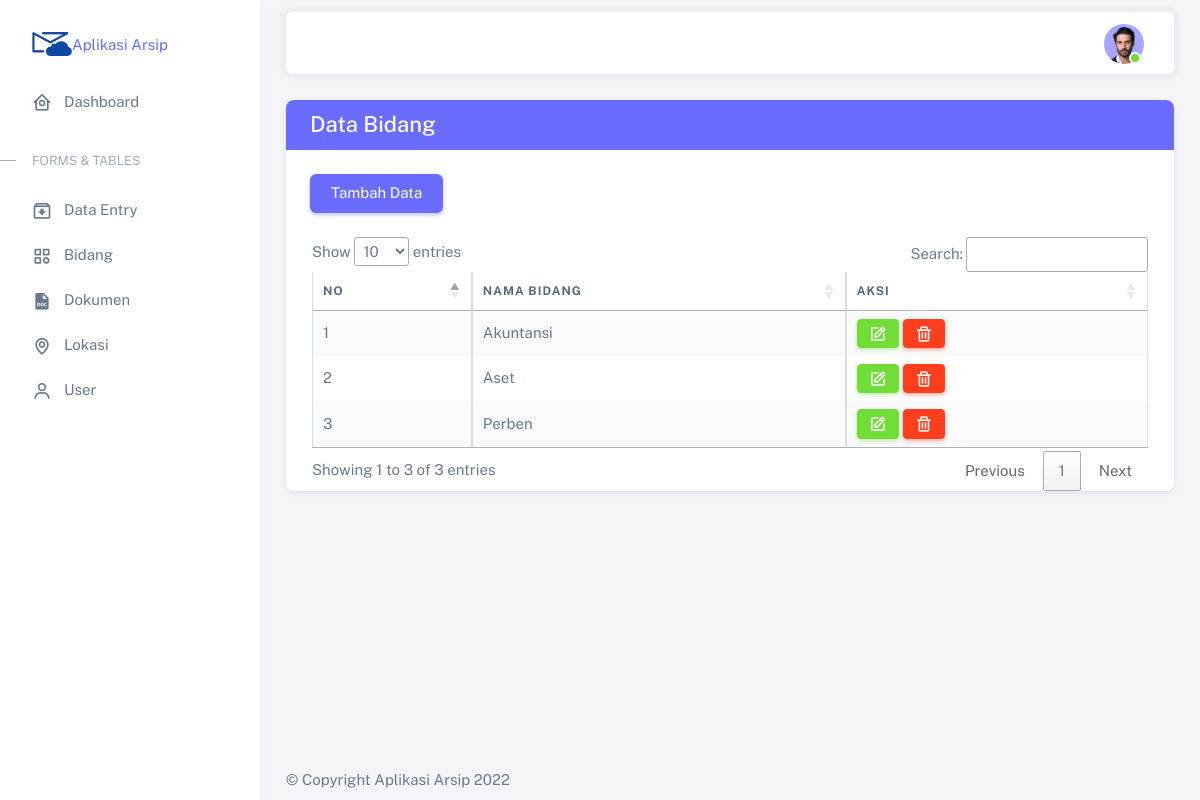
Page /index.php?page=bidang/index (signed in) on the committed database.
### tables this page shows
CREATE TABLE `tb_bidang` (
  `id_bidang` int(11) NOT NULL,
  `nama_bidang` varchar(255) NOT NULL
);

### index.php (called while the page is built, shortened)
<?php
include "layout/header.php";
include "layout/sidebar.php";
include "content.php";
include "layout/footer.php";

### bidang/index.php (the view)
<div class="container-xxl flex-grow-1 container-p-y">
    <div class="card">
        <div style="background-color:#696cff; height:50px;" class="card-header">
            <h4 style="color:white; position:absolute; top:12px;">Data Bidang</h4>
        </div>
        <h5 class="card-header">
            <a class="btn btn-md btn-primary" href="index.php?page=bidang/tambah">Tambah Data</a>
        </h5>
        <div class="table-responsive text-nowrap container">
            <table class="table table-bordered table-striped" id="myTable">
                <thead>
                    <tr>
                        <th>No</th>
                        <th>Nama Bidang</th>
                        <th>Aksi</th>
                    </tr>
                </thead>
                <tbody class="table-border-bottom-0">
                    <?php
                    $no = 1;
                    $query = mysqli_query($koneksi, "SELECT * FROM tb_bidang ORDER BY id_bidang DESC");
                    while ($data = mysqli_fetch_array($query)) {
                    ?>
                        <tr>
                            <td><?= $no++ ?></td>
                            <td><?= $data['nama_bidang'] ?></td>
                            <td>
                                <a href="index.php?page=bidang/ubah&id_bidang=<?= $data['id_bidang'] ?>" class="btn btn-sm btn-success"><i class="bx bx-edit"></i></a>
                                <a href="bidang/hapus.php?id_bidang=<?= $data['id_bidang'] ?>" onclick="return confirm('Apakah Anda Yakin Ingin Hapus Data?')" class="btn btn-sm btn-danger"><i class="bx bx-trash"></i></a>
                            </td>
                        </tr>
                    <?php  } ?>
                </tbody>
            </table>
        </div>
    </div>
</div>

### rows in the picture
tb_bidang: nama_bidang "Akuntansi"
tb_bidang: nama_bidang "Aset"
tb_bidang: nama_bidang "Perben"
